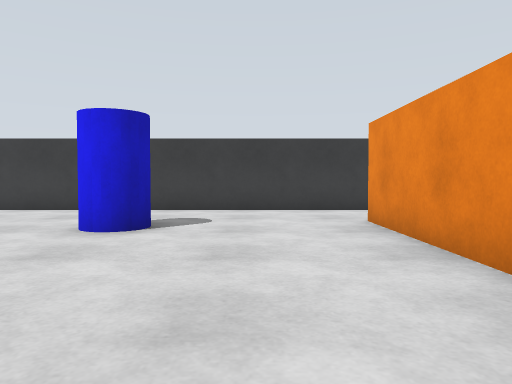
[1] (above)

16 first-person views from a walk through a robot-simulator world made for Gazebo. The camera is 0.86 m above the floor, tilts 2° down and sees 70° across. The floor is counted in squares, 1 m on a side. Each view is taken from the middle of a square. On the plan, view 1 faces up. The plan holds only what a view shows up to about 12 squares ahead; the rest is blank. The place goes on beyond the plan.

[2]
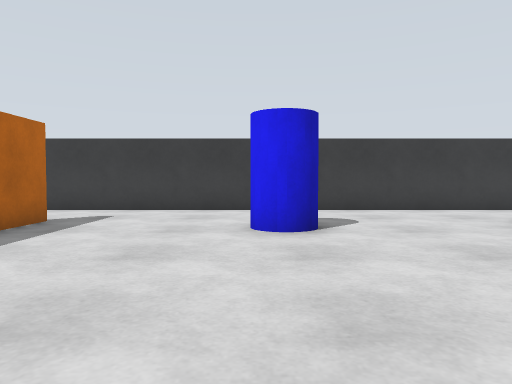

[3]
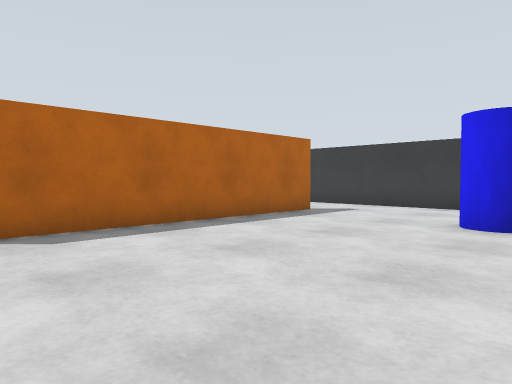

[4]
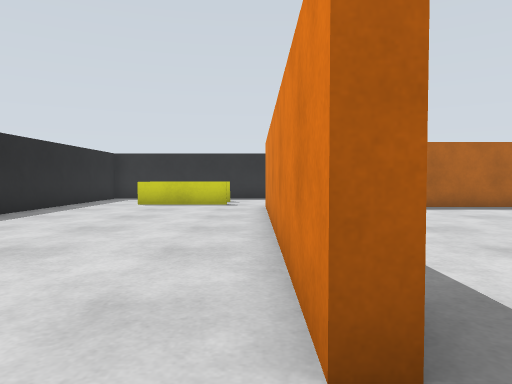

[5]
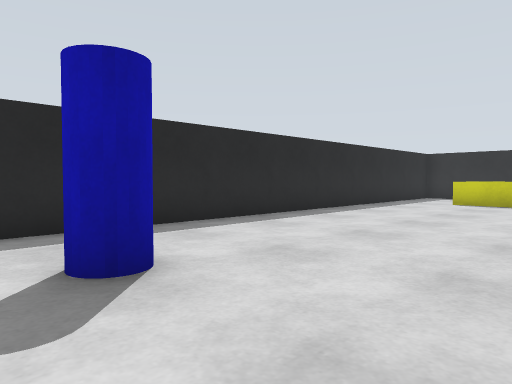

[6]
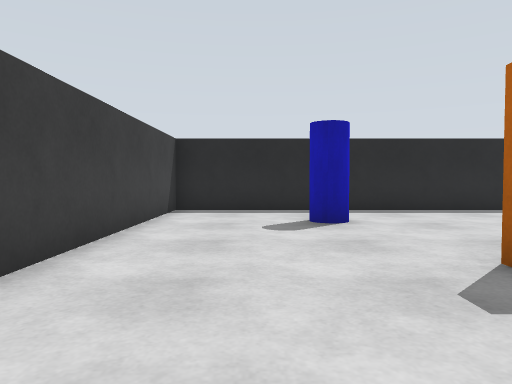

[7]
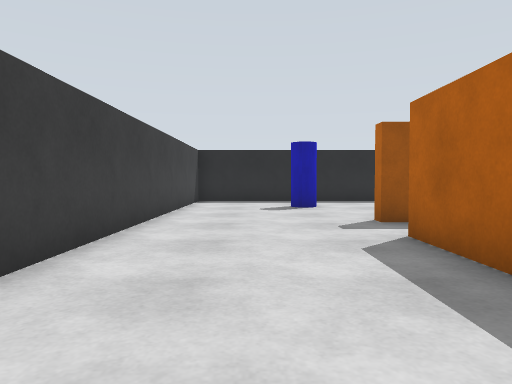

[8]
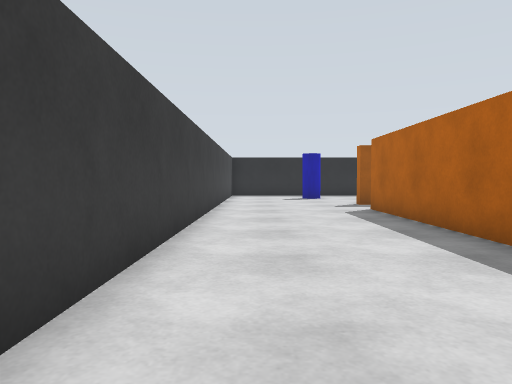

[9]
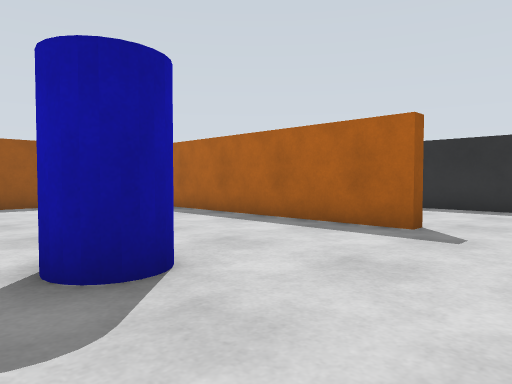

[10]
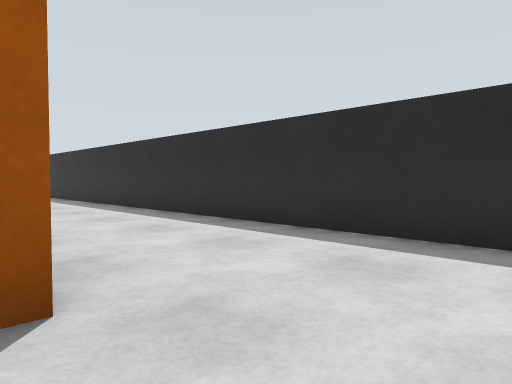

[11]
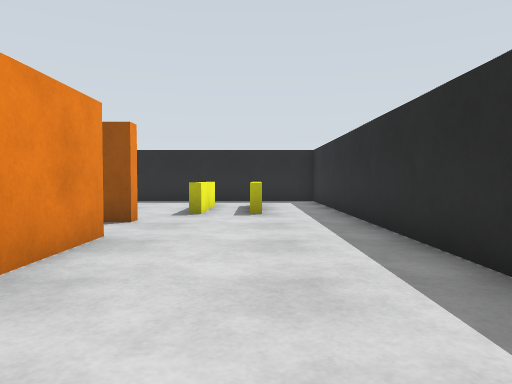

[12]
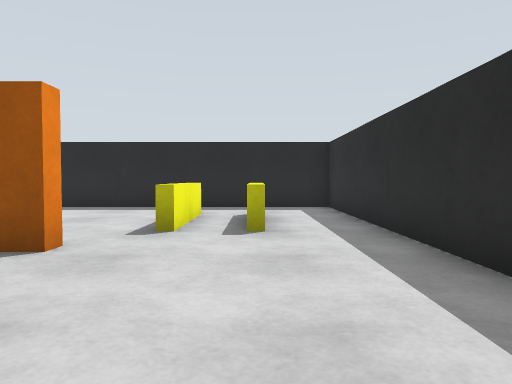

[13]
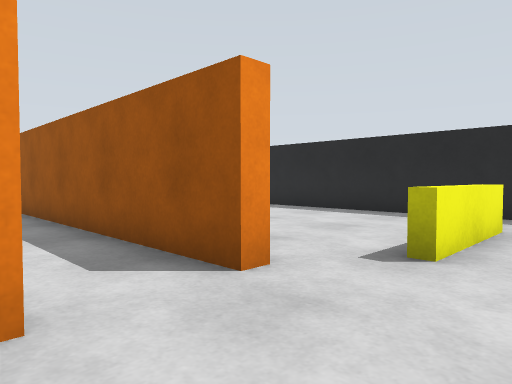

[14]
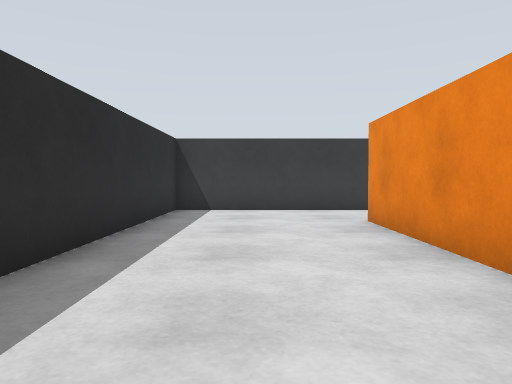

[15]
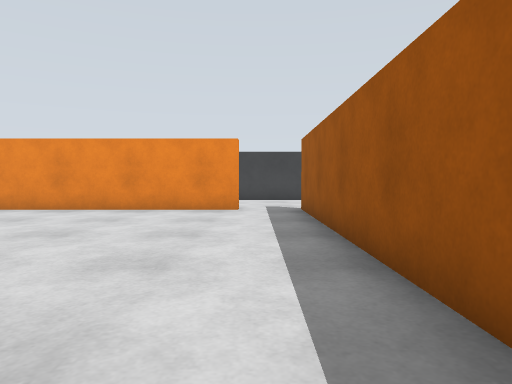

[16]
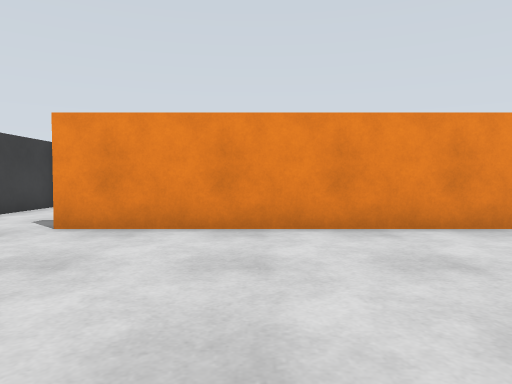

### Floor plan
Points are (right, up) in squares from view 1. A wall is a line through its corners. A room is listed if a view was taken in it or the views show most of it. See-through windows are left out.
Room 1 (views 1, 2, 3, 4, 5, 6, 7, 8, 9, 10, 11, 12, 13, 14, 15, 16)
walls: (-7.7, -0.6) (-7.7, 1.8); (-7.7, 3.2) (-7.7, 7.5) (-7.3, 7.5) (-7.3, 0); (2.3, -0.6) (2.3, 7.5); (-7.5, -2.8) (-7.5, -2.3) (2.5, -2.3) (2.5, -2.7) (-6.9, -2.7); (2.7, 5.4) (2.7, -0.5); (7.2, 10.2) (-12.3, 10.2) (-12.3, -9.2) (7.2, -9.2) (7.2, 8.2)
low walls: (-8.4, -5.2) (-8.4, -6.6); (-10.2, -4) (-9.8, -4); (-8.7, -7) (-8.7, -4) (-8.2, -4)
objects: pillar (-3, 6) to (-2, 7); pillar (3, -7) to (4, -6)

Where each view was taken, in squares from view 1:
view 1: 0 up, 0 right, facing up
view 2: 0 up, 3 left, facing up
view 3: 1 down, 1 left, facing up-left
view 4: 3 down, 4 right, facing left
view 5: 3 down, 5 right, facing down-left
view 6: 1 up, 5 right, facing down
view 7: 5 up, 5 right, facing down
view 8: 10 up, 6 right, facing down
view 9: 10 up, 1 left, facing down-left
view 10: 10 up, 7 left, facing down-left
view 11: 5 up, 10 left, facing down
view 12: 2 up, 10 left, facing down
view 13: 0 up, 10 left, facing down-right
view 14: 0 up, 10 left, facing up
view 15: 1 down, 8 left, facing right
view 16: 4 up, 4 left, facing right
